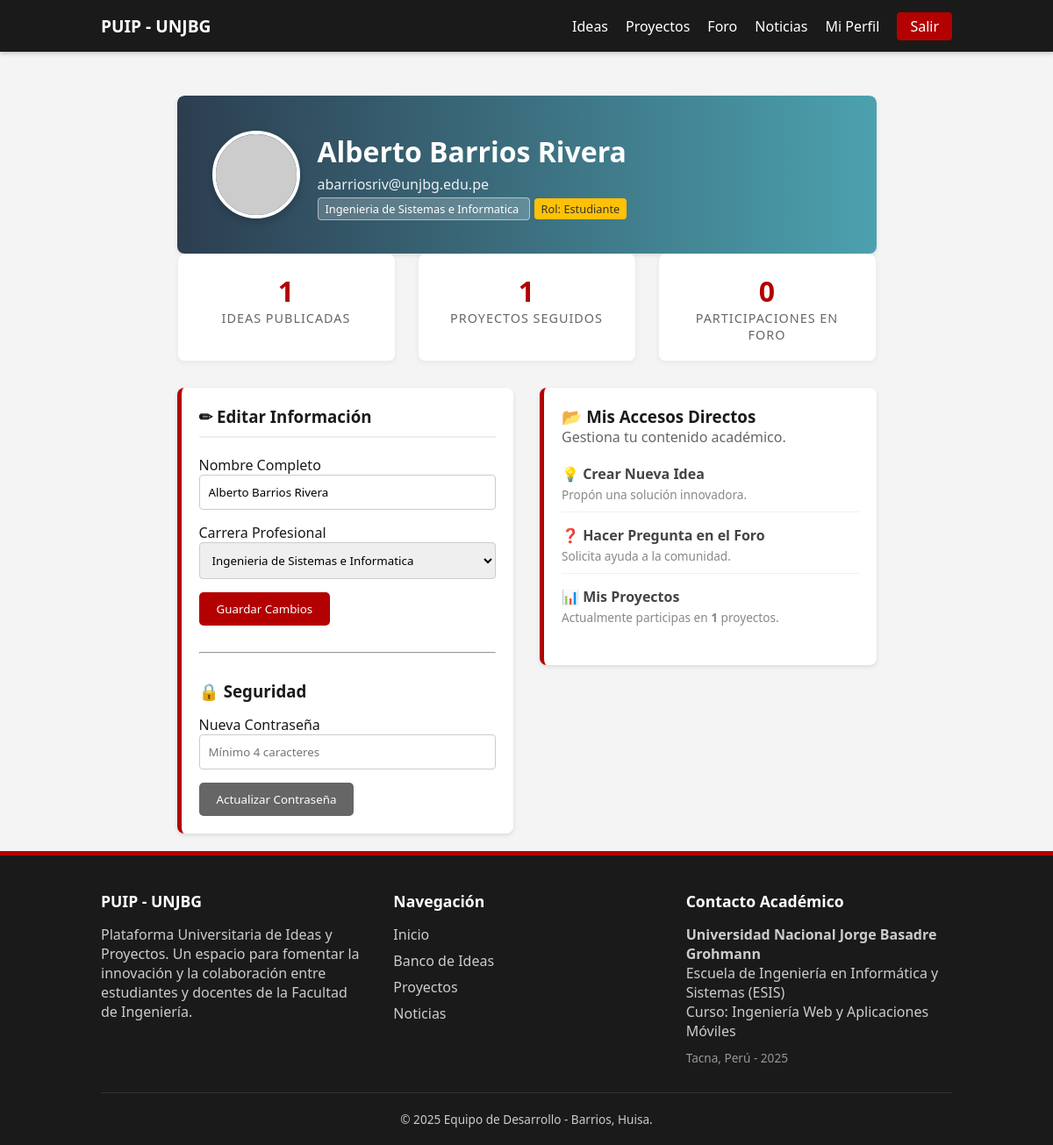
Page /perfil (signed in) on the earlier database version.
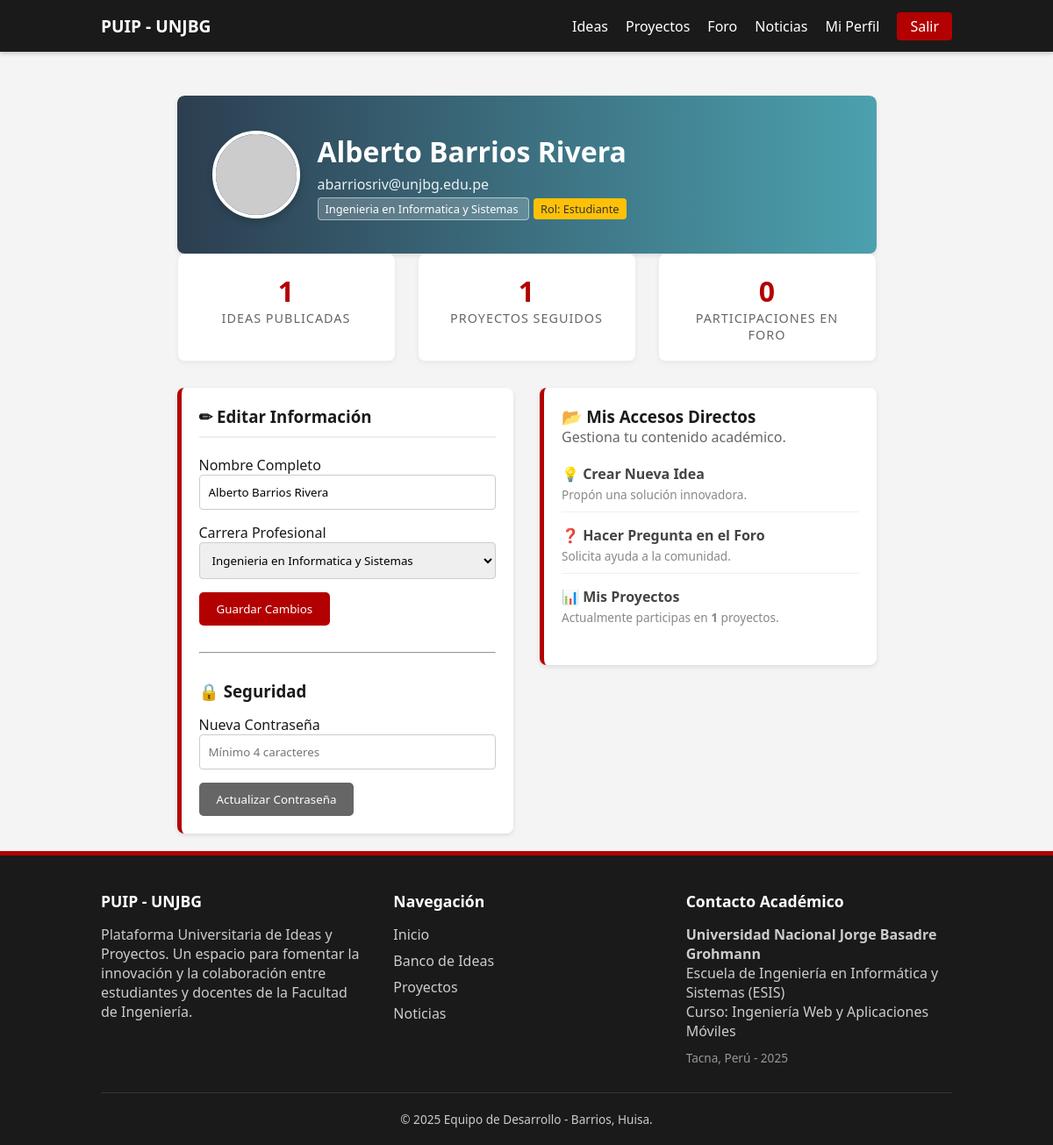
Same page on the later database version.
### tables this page shows
create table usuarios (
    id_usuario int primary key auto_increment,
    nombre_completo varchar(200) not null,
    correo_electronico varchar(255) not null unique,
    password_hash varchar(255) not null,
    carrera_id int,
    rol enum('estudiante', 'administrador') not null default 'estudiante',
    foto_perfil varchar(255),
    fecha_registro timestamp default current_timestamp,
    constraint fk_usuarios_carreras foreign key (carrera_id) references carreras(id_carrera) on delete set null
);

create table carreras (
    id_carrera int primary key auto_increment,
    nombre varchar(150) not null unique,
    descripcion varchar(500)
);

### app/controllers/PerfilController.php (called while the page is built, shortened)
<?php
class PerfilController extends Controller {
    public function index(){
        $usuarioModel = $this->model('Usuario');
        $id_usuario = $_SESSION['usuario_id'];
        $datosUsuario = $usuarioModel->obtenerPerfil($id_usuario);
        $stats = $usuarioModel->obtenerEstadisticas($id_usuario);
        $carreraModel = $this->model('Carrera');
        $carreras = $carreraModel->obtenerTodas();
        $data = [
            'usuario' => $datosUsuario,
            'stats' => $stats,
            'carreras' => $carreras
        ];
        $this->view('perfil/index', $data);
    }
}

### app/core/App.php (called while the page is built, shortened)
<?php
class App{
    protected $method = 'index';
    public function __construct(){
        $url = $this->parseUrl();
        if(isset($url[0])){
            $controllerName = ucfirst($url[0]) . 'Controller';
            if(file_exists('../app/controllers/' . $controllerName . '.php')){
                unset($url[0]);
            }
        }
        $this->controller = new $this->controller;
        $this->params = $url ? array_values($url) : [];
        call_user_func_array([$this->controller, $this->method], $this->params);
    }
    public function parseURL(){
        if(isset($_GET['url'])){
            return explode('/', filter_var(rtrim($_GET['url'], '/'), FILTER_SANITIZE_URL));
        }
        return [];
    }
}
?>

### public/index.php (called while the page is built, shortened)
<?php
require_once '../app/core/App.php';
require_once '../app/core/Controller.php';
require_once '../app/core/Database.php';
$app = new App();
?>

### app/models/Usuario.php (called while the page is built, shortened)
<?php
class Usuario {
    private $db;
    public function __construct(){
        $this->db = Database::connect();
    }
    public function obtenerPerfil($id){
        $sql = "SELECT u.*, c.nombre as nombre_carrera
                FROM usuarios u
                LEFT JOIN carreras c ON u.carrera_id = c.id_carrera
                WHERE u.id_usuario = :id";
        $stmt = $this->db->prepare($sql);
        $stmt->bindValue(':id', $id);
        $stmt->execute();
        return $stmt->fetch(PDO::FETCH_OBJ);
    }
}

### app/core/Database.php (called while the page is built, shortened)
<?php
class Database {
    private $host = 'localhost';
    private $db_name = 'plataforma_universitaria';
    private $username = 'root';
    private $password = '';
    private static $instance = null;
    private function __construct() {
        try {
            $this->conn = new PDO(
                "mysql:host=" . $this->host . ";dbname=" . $this->db_name . ";charset=utf8mb4",
                $this->username,
                $this->password
            );
        } catch(PDOException $e) {
            echo "Error de conexion: " . $e->getMessage();
        }
    }
    public static function connect() {
        if (self::$instance === null) {
            self::$instance = new Database();
        }
        return self::$instance->conn;
    }
}
?>

### app/models/Carrera.php (called while the page is built)
<?php
class Carrera {
    private $db;
    public function __construct(){
        $this->db = Database::connect();
    }
    public function obtenerTodas(){
        $sql = "SELECT * FROM carreras ORDER BY nombre ASC";
        $stmt = $this->db->prepare($sql);
        $stmt->execute();
        return $stmt->fetchAll(PDO::FETCH_OBJ);
    }
}
?>

### app/views/perfil/index.php (the view, shortened to what the changed rows need)
<?php require_once APPROOT . '/views/layouts/header.php'; ?>
<div class="container" style="margin-top: 30px;">
    <div class="card" style="padding: 0; border: none; overflow: hidden;">
        <div class="perfil-header">
            <img src="https://ui-avatars.com/api/?name=<?= urlencode($data['usuario']->nombre_completo) ?>&background=random&size=128"
                 alt="Avatar" class="avatar-circle">
            <div>
                <h1 style="margin: 0;"><?= $data['usuario']->nombre_completo ?></h1>
                <p style="margin: 5px 0; opacity: 0.9;"><?= $data['usuario']->correo_electronico ?></p>
                <span class="badge" style="background: rgba(255,255,255,0.2); border: 1px solid rgba(255,255,255,0.5);">
                    <?= $data['usuario']->nombre_carrera ?? 'Sin carrera asignada' ?>
                </span>
                <span class="badge" style="background: #ffc107; color: #333; margin-left: 5px;">
                    Rol: <?= ucfirst($data['usuario']->rol) ?>
                </span>
            </div>
        </div>
    </div>
    <div class="dashboard-grid" style="margin-top: -20px; position: relative; z-index: 10;">
        <div class="stat-box">
            <div class="stat-number"><?= $data['stats']->ideas ?></div>
            <div class="stat-label">Ideas Publicadas</div>
        </div>
        <div class="stat-box">
            <div class="stat-number"><?= $data['stats']->proyectos_seguidos ?></div>
            <div class="stat-label">Proyectos Seguidos</div>
        </div>
        <div class="stat-box">
            <div class="stat-number"><?= $data['stats']->preguntas ?></div>
            <div class="stat-label">Participaciones en Foro</div>
        </div>
    </div>
    <div style="display: flex; gap: 30px; margin-top: 30px; flex-wrap: wrap;">
        <div style="flex: 1; min-width: 300px;">
            <div class="card">
                <h3 style="border-bottom: 2px solid #eee; padding-bottom: 10px; margin-bottom: 20px;">✏ Editar Información</h3>
                <form action="<?= BASE_URL ?>perfil/actualizar" method="POST">
                    <div class="form-group">
                        <label>Nombre Completo</label>
                        <input type="text" name="nombre" value="<?= $data['usuario']->nombre_completo ?>" required>
                    </div>
                    <div class="form-group">
                        <label>Carrera Profesional</label>
                        <select name="carrera_id" required>
                            <?php foreach($data['carreras'] as $carrera): ?>
                                <option value="<?= $carrera->id_carrera ?>" <?= $data['usuario']->carrera_id == $carrera->id_carrera ? 'selected' : '' ?>>
                                    <?= $carrera->nombre ?>
                                </option>
                            <?php endforeach; ?>
                        </select>
                    </div>
                    <button type="submit" class="btn btn-primary">Guardar Cambios</button>
                </form>
                <hr style="margin: 30px 0;">
                <h3 style="margin-bottom: 15px;">🔒 Seguridad</h3>
                <form action="<?= BASE_URL ?>perfil/cambiar_password" method="POST">
                    <div class="form-group">
                        <label>Nueva Contraseña</label>
                        <input type="password" name="password_nueva" placeholder="Mínimo 4 caracteres" required>
                    </div>
                    <button type="submit" class="btn" style="background: #666; color: white;">Actualizar Contraseña</button>
                </form>
            </div>
        </div>
        <div style="flex: 1; min-width: 300px;">
            <div class="card">
                <h3>📂 Mis Accesos Directos</h3>
                <p style="color: #666; margin-bottom: 20px;">Gestiona tu contenido académico.</p>
                <a href="<?= BASE_URL ?>idea/crear" class="list-item" style="display: block; color: var(--primary);">
                    <h4>💡 Crear Nueva Idea</h4>
                    <p>Propón una solución innovadora.</p>
                </a>
                <a href="<?= BASE_URL ?>foro/crear" class="list-item" style="display: block; color: #007bff;">
                    <h4>❓ Hacer Pregunta en el Foro</h4>
                    <p>Solicita ayuda a la comunidad.</p>
                </a>
                <div class="list-item">
                    <h4>📊 Mis Proyectos</h4>
                    <p>Actualmente participas en <strong><?= $data['stats']->proyectos_seguidos ?></strong> proyectos.</p>
                </div>
            </div>
        </div>
    </div>
</div>
<?php require_once APPROOT . '/views/layouts/footer.php'; ?>

Differences in the rows shown:
changed usuarios "Alberto Barrios Rivera": carrera.nombre "Ingenieria de Sistemas e Informatica" → "Ingenieria en Informatica y Sistemas"; carrera_id "Ingenieria de Sistemas e Informatica" → "Ingenieria en Informatica y Sistemas"
